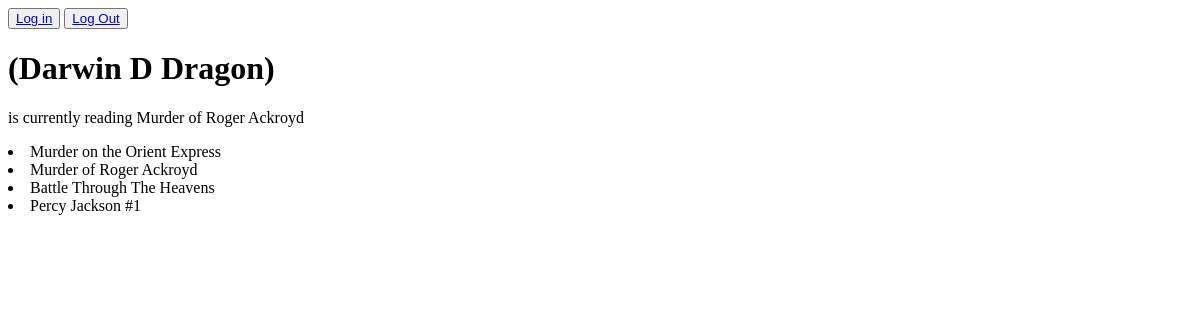
The app's page /book-app/user-others/Darwin D Dragon, older data.
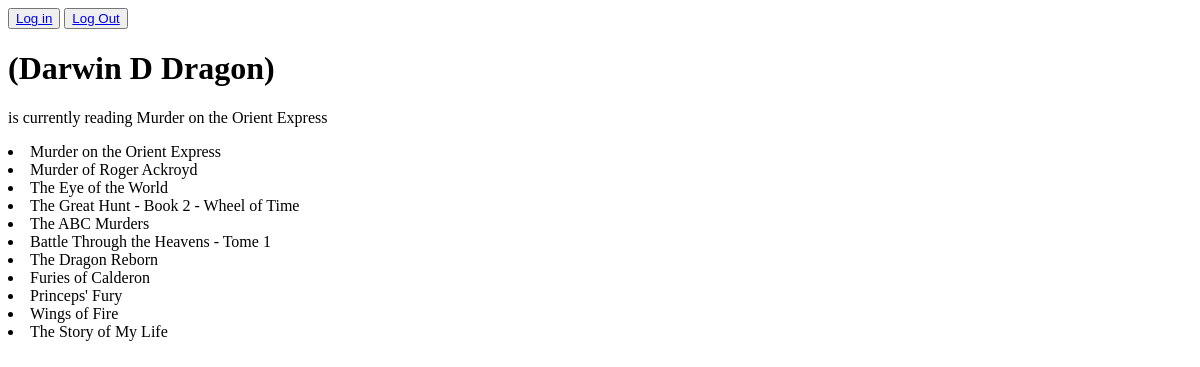
The same page, newer data.
### book_app/models.py (models this page shows)
class BookEntry(models.Model):
    user_name = models.CharField(default="Darwin D Dragon", max_length=30)
    book_name = models.CharField(max_length=100)
    author_name = models.CharField(null=True,max_length=30)
    book_status = models.BooleanField(default=False)

### book_app/views.py (the view)
# urls.py: path("user-others/<str:user_name>",views.user_others, name="other-user-page"),
def user_others(request, user_name):
    user_read_books = services.get_other_users_books(user_name)
    currently_reading = services.get_currently_reading_book(user_name)
    print(currently_reading)
    if currently_reading.exists():
        context={'user_name':user_name, 'book_list':user_read_books,'current_read':currently_reading[0].book_name}
    else:
        context={'user_name':user_name, 'book_list':user_read_books,'current_read':"-"}
    return render(request, "book_app/user_others.html",context)

### book_app/services.py (called while the page is built)
def get_other_users_books(user_name):
    return BookEntry.objects.filter(user_name= user_name)

def get_currently_reading_book(user_name):
    return BookEntry.objects.filter(user_name=user_name,book_status= True)

### book_app/templates/book_app/user_others.html
{% if not user.is_authenticated %}
<button>
    <a href="{% url 'sign in' %}">Log in</a>
</button>
{% else %}
<button>
    <a href="{% url 'user-dash-board' %}">Dashboard</a>
</button>
{% endif %}
<button>
    <a href="{% url 'sign_out' %}">Log Out</a>
</button>
<h1> ({{user_name}}) </h1>
<p> is currently reading {{current_read}}</p>
{% for book in book_list %}
<li> {{book.book_name}} </li>
{% endfor %}

Row changes from the older to the newer data that the page shows:
removed BookEntry: book_name "Battle Through The Heavens"
removed BookEntry: book_name "Percy Jackson #1"
added BookEntry: book_name "The Eye of the World"
added BookEntry: book_name "The Great Hunt - Book 2 - Wheel of Time"
added BookEntry: book_name "The ABC Murders"
added BookEntry: book_name "Battle Through the Heavens - Tome 1"
added BookEntry: book_name "The Dragon Reborn"
added BookEntry: book_name "Furies of Calderon"
added BookEntry: book_name "Princeps' Fury"
added BookEntry: book_name "Wings of Fire"
added BookEntry: book_name "The Story of My Life"
Text that changed along with them:
{{ current_read }}: "Murder of Roger Ackroyd" → "Murder on the Orient Express"
